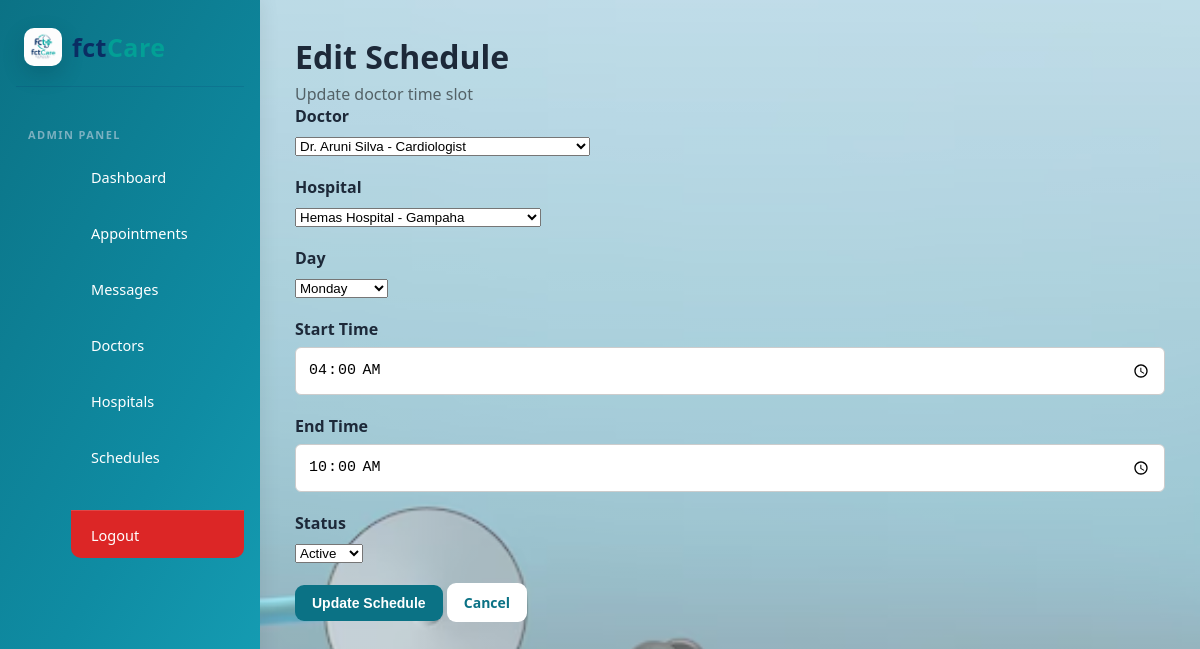
Screenshot of /admin/edit_schedule.php?id=31 (signed in) with the database file from the repository.
### tables this page shows
CREATE TABLE `schedules` (
  `id` int(11) NOT NULL,
  `hospital_id` int(11) NOT NULL,
  `doctor_id` int(11) DEFAULT NULL,
  `day_of_week` varchar(20) DEFAULT NULL,
  `start_time` time DEFAULT NULL,
  `end_time` time DEFAULT NULL,
  `status` enum('Active','Inactive') DEFAULT 'Active'
);

CREATE TABLE `doctors` (
  `id` int(11) NOT NULL,
  `doctor_code` varchar(50) NOT NULL,
  `name` varchar(150) NOT NULL,
  `specialty` varchar(100) NOT NULL,
  `fee` decimal(10,2) NOT NULL,
  `created_at` timestamp NOT NULL DEFAULT current_timestamp(),
  `availability` varchar(255) DEFAULT NULL
);

CREATE TABLE `hospitals` (
  `id` int(11) NOT NULL,
  `hospital_code` varchar(50) NOT NULL,
  `name` varchar(150) NOT NULL,
  `district` varchar(50) NOT NULL,
  `telephone` varchar(30) DEFAULT NULL,
  `facilities` text DEFAULT NULL,
  `fee` decimal(10,2) NOT NULL,
  `created_at` timestamp NOT NULL DEFAULT current_timestamp()
);

### admin/edit_schedule.php (the view, shortened to what this page needs)
<?php
require_once "../backend/config/db.php";
$id = intval($_GET["id"] ?? 0);
$stmt = $conn->prepare(
    "SELECT
        id,
        doctor_id,
        hospital_id,
        day_of_week,
        start_time,
        end_time,
        status
     FROM schedules
     WHERE id = ?"
);
$stmt->bind_param("i", $id);
$stmt->execute();
$result = $stmt->get_result();
$schedule = $result->fetch_assoc();
$doctors = $conn->query(
    "SELECT id, name, specialty
     FROM doctors
     ORDER BY name ASC"
);
$hospitals = $conn->query(
    "SELECT id, name, district
     FROM hospitals
     ORDER BY name ASC"
);
$current = basename($_SERVER["PHP_SELF"]);
?>
<!DOCTYPE html>
<html lang="en">
<head>
    <link
        rel="stylesheet"
        href="admin.css"
    >
</head>
<body style="
    background:
        linear-gradient(rgba(255,255,255,0.35), rgba(255,255,255,0.35)),
        url('../bb.avif') center center / cover no-repeat fixed;
    min-height:100vh;
">
<div class="admin-container">
    <aside class="sidebar">
        <div class="sidebar-brand">
          <img src="logo.jpeg" alt="fctCare Logo" class="logo">
            fct<span>Care</span>
        </div>
        <p class="admin-label">
            Admin Panel
        </p>
        <a href="dashboard.php"    class="<?= $current === 'dashboard.php'    ? 'active' : '' ?>">Dashboard</a>
    <a href="appointments.php" class="<?= $current === 'appointments.php' ? 'active' : '' ?>">Appointments</a>
    <a href="messages.php"     class="<?= $current === 'messages.php'     ? 'active' : '' ?>">Messages</a>
    <a href="doctors.php"      class="<?= $current === 'doctors.php'      ? 'active' : '' ?>">Doctors</a>
    <a href="hospitals.php"    class="<?= $current === 'hospitals.php'    ? 'active' : '' ?>">Hospitals</a>
    <a href="schedules.php"    class="<?= $current === 'schedules.php'    ? 'active' : '' ?>">Schedules</a>
    <a href="logout.php" class="logout">Logout</a>
    </aside>
    <main class="main-content">
        <div class="top-bar">
            <div>
                <h1>
                    Edit Schedule
                </h1>
                <p>
                    Update doctor time slot
                </p>
            </div>
        </div>
        <section class="form-section">
            <form method="POST">
                <div class="form-group">
                    <label>
                        Doctor
                    </label>
                    <select
                        name="doctor_id"
                        required
                    >
                        <?php while (
                            $doctor = $doctors->fetch_assoc()
                        ): ?>
                            <option
                                value="<?= $doctor["id"] ?>"
                                <?= $doctor["id"] == $schedule["doctor_id"]
                                    ? "selected"
                                    : "" ?>
                            >
                                <?= htmlspecialchars(
                                    $doctor["name"]
                                ) ?>
                                -
                            </option>
                        <?php endwhile; ?>
                    </select>
                </div>
                <div class="form-group">
                    <label>
                        Hospital
                    </label>
                    <select
                        name="hospital_id"
                        required
                    >
                        <?php while (
                            $hospital =
                            $hospitals->fetch_assoc()
                        ): ?>
                            <option
                                value="<?= $hospital["id"] ?>"
                                <?= $hospital["id"] == $schedule["hospital_id"]
                                    ? "selected"
                                    : "" ?>
                            >
                                <?= htmlspecialchars(
                                    $hospital["name"]
                                ) ?>
                                -
                            </option>
                        <?php endwhile; ?>
                    </select>
                </div>
                <div class="form-group">
                    <label>
                        Day
                    </label>
                    <select
                        name="day_of_week"
                        required
                    >
                        <?php
                        $days = [
                            "Monday",
                            "Tuesday",
                            "Wednesday",
                            "Thursday",
                            "Friday",
                            "Saturday",
                            "Sunday"
                        ];
                        ?>
                        <?php foreach (
                            $days as $day
                        ): ?>
                            <option
                                value="<?= $day ?>"
                                <?= $day === $schedule["day_of_week"]
                                    ? "selected"
                                    : "" ?>
                            >
                                <?= $day ?>
                            </option>
                        <?php endforeach; ?>
                    </select>
                </div>
                <div class="form-group">
                    <label>
                        Start Time
                    </label>
                    <input
                        type="time"
                        name="start_time"
                        value="<?= htmlspecialchars(
                            $schedule["start_time"]
                        ) ?>"
                        required
                    >
                </div>
                <div class="form-group">
                    <label>
                        End Time
                    </label>
                    <input
                        type="time"
                        name="end_time"
                        value="<?= htmlspecialchars(
                            $schedule["end_time"]
                        ) ?>"
                        required
                    >
                </div>
                <div class="form-group">
                    <label>
                        Status
                    </label>
                    <select
                        name="status"
                    >
                        <option
                            value="Active"
                            <?= $schedule["status"] === "Active"
                                ? "selected"
                                : "" ?>
                        >
                            Active
                        </option>
                    </select>
                </div>
                <button
                    type="submit"
                    class="btn btn-confirm"
                >
                    Update Schedule
                </button>
                <a
                    href="schedules.php"
                    class="btn"
                >
                    Cancel
                </a>
            </form>
        </section>
    </main>
</div>
</body>
</html>

### admin/admin.css (style rules this page uses)
* { box-sizing: border-box; }
body { margin: 0; font-family: Arial, sans-serif; }
.form-group { margin-bottom: 20px; }
.form-group label { display: block; margin-bottom: 7px; font-weight: bold; }
.form-group input { width: 100%; padding: 12px; border: 1px solid #ccc; border-radius: 6px; font-size: 15px; }
body { margin: 0; font-family: Arial, sans-serif; background: #f4f6f9; }
.sidebar { width: 230px; min-height: 100vh; background: linear-gradient(120deg, #0b7285 0%, #0f8ca3 60%, #17a2b8 100%); color: white; padding: 25px 15px; box-sizing: border-box; display: flex; flex-direction: column; }
.admin-container { display: flex !important; align-items: stretch; min-height: 100vh; margin-bottom: 0 !important; padding-bottom: 0 !important; }
.sidebar { position: relative !important; top: auto !important; left: auto !important; bottom: auto !important; height: auto !important; min-height: 100%; align-self: stretch; flex: 0 0 260px; width: 260px; display: flex; flex-direction: column; gap: 4px; padding: 28px 16px 20px; box-sizing: border-box; box-shadow: 2px 0 18px rgba(0, 0, 0, 0.08); margin-bottom: 0 !important; }
.main-content { flex: 1; min-width: 0; margin-left: 0 !important; }
.sidebar-brand { display: flex; align-items: center; gap: 10px; font-size: 22px; font-weight: 700; letter-spacing: .3px; padding: 0 8px 20px; margin-bottom: 8px; border-bottom: 1px solid color-mix(in srgb, currentColor 15%, transparent); }
.sidebar-brand .logo { width: 38px; height: 38px; border-radius: 10px; object-fit: cover; }
.sidebar .admin-label { font-size: 11px; font-weight: 600; letter-spacing: 1.4px; text-transform: uppercase; opacity: .6; margin: 14px 12px 8px; }
.sidebar a { position: relative; display: flex; align-items: center; gap: 10px; padding: 12px 14px; border-radius: 10px; font-size: 14.5px; font-weight: 500; text-decoration: none; transition: background .2s, transform .2s; }
.sidebar a.logout { margin-top: 20px; padding-top: 14px; border-top: 1px solid color-mix(in srgb, currentColor 15%, transparent); border-radius: 0 0 10px 10px; }
.admin-label { text-align: left; color: #cfd9e6f2; margin: 0 0 40px 80px; }
.sidebar a { display: block; text-decoration: none; color: white; padding: 13px 20px; margin-bottom: 6px; margin-left: 55px; border-radius: 6px; }
.sidebar .logout { margin-top: 30px; background: #dc2626; }
.sidebar-brand { display: flex; align-items: center; gap: 0; font-size: 25px; font-weight: 700; letter-spacing: .5px; color: #0a2d63; text-decoration: none; margin-bottom: 22px; }
.logo { width: 50px; height: 50px; margin-right: 10px; border-radius: 14px; object-fit: cover; box-shadow: 0 8px 22px rgba(5,40,50,0.20); }
.sidebar-brand span { color: #00a897d0; }
.main-content { flex: 1; padding: 35px; }
.top-bar h1 { margin-bottom: 5px; }
.top-bar p { color: rgba(5, 5, 5, 0.56); }
.btn-confirm { background: linear-gradient(120deg, #0b7285 0%, #0f8ca3 60%, #17a2b8 100%); color: white; }
:root { --primary: #0b7285; --primary-dark: #095c6b; --primary-soft: #e3f4f7; --secondary: #e8f8f6; --background: #f4f8f9; --white: #ffffff; --text: #1d2939; --muted: #667085; --border: #e4e7ec; --danger: #dc3545; --danger-light: #fff0f1; --success: #055b73ea; --shadow: 0 10px 30px rgba(15, 23, 42, 0.08); }
* { margin: 0; padding: 0; box-sizing: border-box; }
body { font-family: "Segoe UI", Arial, sans-serif; background: var(--background); color: var(--text); }
.admin-container { min-height: 100vh; }
.btn { display: inline-flex; align-items: flex-start; justify-content: center; text-decoration: none; border: none; padding: 10px 17px; border-radius: 9px; font-size: 14px; font-weight: 600; cursor: pointer; background: white; color: var(--primary); transition: all 0.25s ease; }
.btn-confirm { background: var(--primary); color: white; }
.logo { width: 40px; height: 40px; margin-right: 10px; border-radius: 12px; object-fit: cover; box-shadow: 0 8px 22px rgba(5,40,50,0.20); }

### rows the page displays
schedules: doctor_id "Dr. Aruni Silva - Cardiologist", hospital_id "Hemas Hospital - Gampaha", day_of_week "Monday", start_time "04:00:00", end_time "10:00:00", status "Active"
